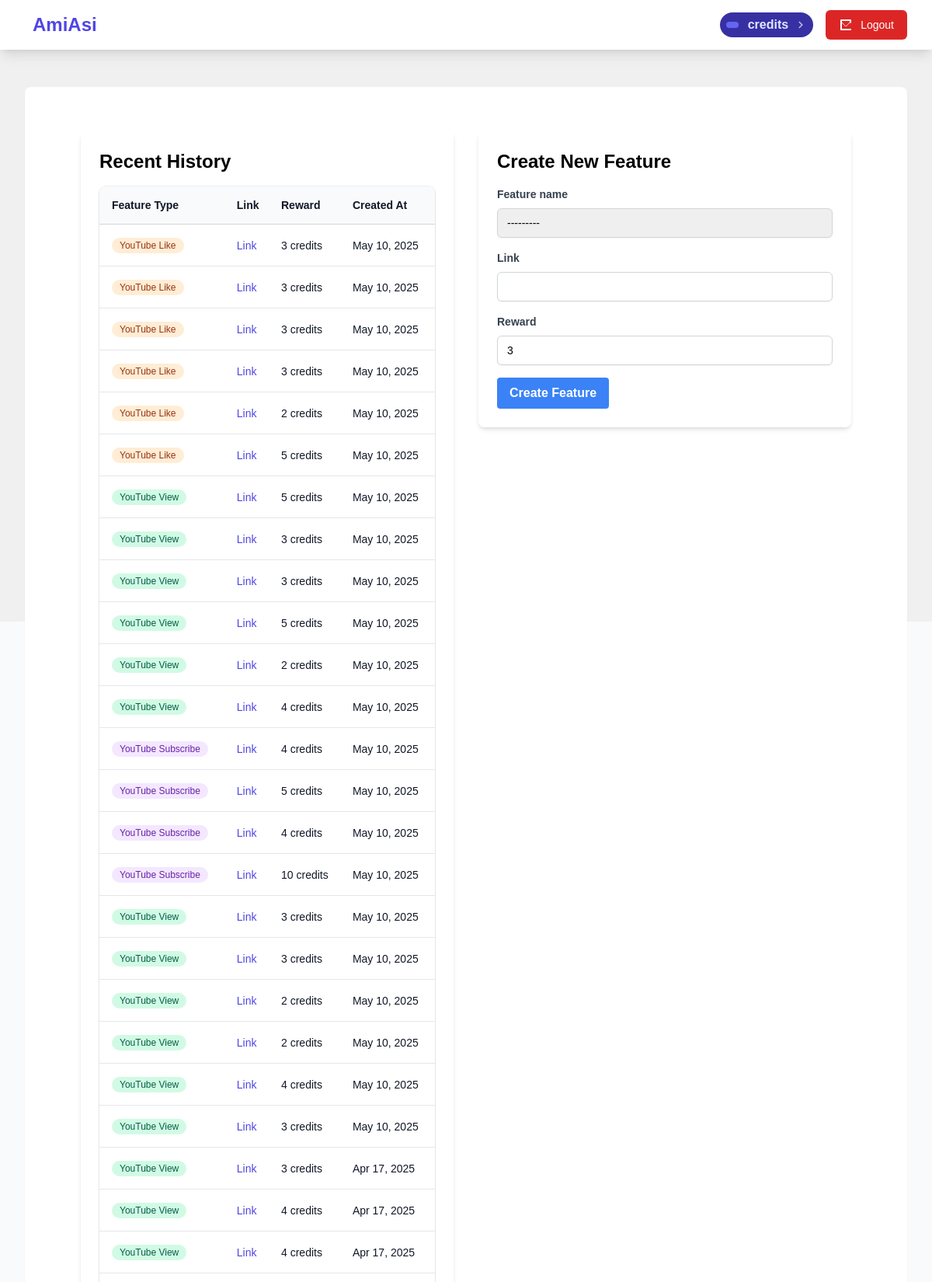
The app's page /feature/ (signed in, upper part) with its own data.
### feature/models.py (models this page shows, shortened)
class Feature(models.Model):
    feature_name = models.CharField(
        max_length=20,
        choices=[
            ('youtube_like', 'YouTube Like'),
            ('youtube_sub', 'YouTube Subscribe'),
            ('youtube_view', 'YouTube View')
        ]
    )
    link = models.CharField(max_length=255, null=True, blank=True)
    reward = models.IntegerField(default=3)
    created_at = models.DateTimeField(auto_now_add=True)
    updated_at = models.DateTimeField(auto_now=True)
    user = models.ForeignKey(User, on_delete=models.CASCADE, related_name="features")

### feature/views.py (the view)
# urls.py: path('', views.create_feature, name='index'),
@login_required
def create_feature(request):
    if request.method == 'POST':
        form = FeatureForm(request.POST)
        if form.is_valid():
            feature = form.save(commit=False)
            feature.user = request.user
            feature.save()
            messages.success(request, 'Feature created successfully!')
            return redirect('feature:index')  # Assuming you have a dashboard URL pattern
        else:
            messages.error(request, 'Please correct the errors below.')
    else:
        form = FeatureForm()
    features = request.user.features.all().order_by('-created_at')
    return render(request, 'feature/index.html', {'form': form, 'features': features})

### feature/forms.py
class FeatureForm(forms.ModelForm):
    class Meta:
        model = Feature
        fields = ['feature_name', 'link', 'reward']
    def __init__(self, *args, **kwargs):
        super().__init__(*args, **kwargs)
        self.fields['feature_name'].widget.attrs.update({'class': 'block w-full appearance-none rounded-md border border-gray-300 px-3 py-2 placeholder-gray-400 shadow-sm focus:border-indigo-500 focus:outline-none focus:ring-indigo-500 sm:text-sm'})
        self.fields['link'].widget.attrs.update({'class': 'block w-full appearance-none rounded-md border border-gray-300 px-3 py-2 placeholder-gray-400 shadow-sm focus:border-indigo-500 focus:outline-none focus:ring-indigo-500 sm:text-sm'})
        self.fields['reward'].widget.attrs.update({'class': 'block w-full appearance-none rounded-md border border-gray-300 px-3 py-2 placeholder-gray-400 shadow-sm focus:border-indigo-500 focus:outline-none focus:ring-indigo-500 sm:text-sm'})

### templates/feature/index.html (shortened to what this page needs)
{% extends 'base.html' %}
{% block content %}
<div class="container mx-auto px-4 py-8">
    <div class="flex gap-8">
        <div class="w-1/2">
            <div class="bg-white rounded-lg shadow-md p-6">
                <h2 class="text-2xl font-bold mb-4">Recent History</h2>
                {% if features %}
                    <div class="mt-4 flow-root">
                        <div class="-mx-4 -my-2 overflow-x-auto sm:-mx-6 lg:-mx-8">
                            <div class="inline-block min-w-full py-2 align-middle sm:px-6 lg:px-8">
                                <div class="overflow-hidden shadow ring-1 ring-black ring-opacity-5 sm:rounded-lg">
                                    <table class="min-w-full divide-y divide-gray-300">
                                        <thead class="bg-gray-50">
                                            <tr>
                                                <th scope="col" class="py-3.5 pl-4 pr-3 text-left text-sm font-semibold text-gray-900">Feature Type</th>
                                                <th scope="col" class="px-3 py-3.5 text-left text-sm font-semibold text-gray-900">Link</th>
                                                <th scope="col" class="px-3 py-3.5 text-left text-sm font-semibold text-gray-900">Reward</th>
                                                <th scope="col" class="px-3 py-3.5 text-left text-sm font-semibold text-gray-900">Created At</th>
                                            </tr>
                                        </thead>
                                        <tbody class="divide-y divide-gray-200 bg-white">
                                            {% for feature in features %}
                                                <tr>
                                                    <td class="whitespace-nowrap py-4 pl-4 pr-3 text-sm text-gray-900">
                                                        {% if feature.feature_name == 'youtube_like' %}
                                                            <span class="inline-flex items-center rounded-full bg-orange-100 px-2.5 py-0.5 text-xs font-medium text-orange-800">{{ feature.get_feature_name_display }}</span>
                                                        {% elif feature.feature_name == 'youtube_sub' %}
                                                            <span class="inline-flex items-center rounded-full bg-purple-100 px-2.5 py-0.5 text-xs font-medium text-purple-800">{{ feature.get_feature_name_display }}</span>
                                                        {% elif feature.feature_name == 'youtube_view' %}
                                                            <span class="inline-flex items-center rounded-full bg-emerald-100 px-2.5 py-0.5 text-xs font-medium text-emerald-800">{{ feature.get_feature_name_display }}</span>
                                                        {% else %}
                                                            <span class="inline-flex items-center rounded-full bg-gray-100 px-2.5 py-0.5 text-xs font-medium text-gray-800">{{ feature.get_feature_name_display }}</span>
                                                        {% endif %}
                                                    </td>
                                                    <td class="whitespace-nowrap px-3 py-4 text-sm text-gray-900">
                                                        <a href="{{ feature.link }}" target="_blank" class="text-indigo-600 hover:text-indigo-900">Link</a>
                                                    </td>
                                                    <td class="whitespace-nowrap px-3 py-4 text-sm text-gray-900">{{ feature.reward }} credits</td>
                                                    <td class="whitespace-nowrap px-3 py-4 text-sm text-gray-900">{{ feature.created_at|date:"M d, Y" }}</td>
                                                </tr>
                                            {% endfor %}
                                        </tbody>
                                    </table>
                                </div>
                            </div>
                        </div>
                    </div>
                {% else %}
                    <p class="text-gray-600">You haven't created any features yet.</p>
                {% endif %}
            </div>
        </div>
        <div class="w-1/2">
            <div class="bg-white rounded-lg shadow-md p-6">
                <h2 class="text-2xl font-bold mb-4">Create New Feature</h2>
                <form method="POST">
                    {% for field in form %}
                        <div class="mb-4">
                            <label class="block text-gray-700 text-sm font-bold mb-2" for="{{ field.id_for_label }}">
                                {{ field.label }}
                            </label>
                            {{ field }}
                        </div>
                    {% endfor %}
                    <button type="submit" class="bg-blue-500 hover:bg-blue-700 text-white font-bold py-2 px-4 rounded focus:outline-none focus:shadow-outline">
                        Create Feature
                    </button>
                </form>
            </div>
        </div>
    </div>
</div>
{% endblock %}

### templates/base.html (shortened to what this page needs)
{% load crispy_forms_tags %}
{% load widget_tweaks %}
<!DOCTYPE html>
<html lang="en" class="h-full bg-gray-50">
<head>
    {% load static %}
    <link rel="stylesheet" href="{% static 'style.css' %}">
    <script src="https://cdn.tailwindcss.com"></script>
</head>
<body class="h-full">
    <header class="bg-white shadow-lg">
        <nav class="mx-auto max-w-7xl px-4 sm:px-6 lg:px-8">
            <div class="flex h-16 justify-between items-center">
                <div class="flex-shrink-0">
                    <a href="/" class="text-2xl font-bold text-indigo-600 hover:text-indigo-500">AmiAsi</a>
                </div>
                <div class="flex items-center space-x-4">
                    {% if user.is_authenticated %}
                            <div onclick="window.location.href='{% url 'credit_request' %}'"  class="cursor-pointer p-2 bg-indigo-800 items-center text-indigo-100 leading-none lg:rounded-full flex lg:inline-flex" role="alert">
                              <span class="flex rounded-full bg-indigo-500 uppercase px-2 py-1 text-xs font-bold mr-3">{{ user.credit }}</span>
                              <span class="font-semibold mr-2 text-left flex-auto">credits</span>
                              <svg class="fill-current opacity-75 h-4 w-4" xmlns="http://www.w3.org/2000/svg" viewBox="0 0 20 20"><path d="M12.95 10.707l.707-.707L8 4.343 6.586 5.757 10.828 10l-4.242 4.243L8 15.657l4.95-4.95z"/></svg>
                            </div>
                        <a href="{% url 'logout' %}"
                           onclick="event.preventDefault(); document.getElementById('logout-form').submit();"
                           class="inline-flex items-center px-4 py-2 text-sm font-medium text-white bg-red-600 border border-transparent rounded-md hover:bg-red-700 focus:outline-none focus:ring-2 focus:ring-offset-2 focus:ring-red-500">
                            Logout
                        </a>
                    {% endif %}
                </div>
            </div>
        </nav>
    </header>
    <main class="mx-auto max-w-7xl px-4 sm:px-6 lg:px-8 py-12">
        <div class="bg-white rounded-lg shadow-sm p-6">
            {% block content %}{% endblock %}
        </div>
    </main>
</body>
</html>

### static/style.css (style rules this page uses)
body { font-family: Arial, sans-serif; margin: 0; padding: 0; background-color: #f0f0f0; }
nav a { margin: 0 10px; text-decoration: none; }

### records on screen
Feature: feature_name "YouTube Like", reward "3", created_at "May 10, 2025"
Feature: feature_name "YouTube Like", reward "3", created_at "May 10, 2025"
Feature: feature_name "YouTube Like", reward "3", created_at "May 10, 2025"
Feature: feature_name "YouTube Like", reward "3", created_at "May 10, 2025"
Feature: feature_name "YouTube Like", reward "2", created_at "May 10, 2025"
Feature: feature_name "YouTube Like", reward "5", created_at "May 10, 2025"
Feature: feature_name "YouTube View", reward "5", created_at "May 10, 2025"
Feature: feature_name "YouTube View", reward "3", created_at "May 10, 2025"
Feature: feature_name "YouTube View", reward "3", created_at "May 10, 2025"
Feature: feature_name "YouTube View", reward "5", created_at "May 10, 2025"
Feature: feature_name "YouTube View", reward "2", created_at "May 10, 2025"
Feature: feature_name "YouTube View", reward "4", created_at "May 10, 2025"
Feature: feature_name "YouTube Subscribe", reward "4", created_at "May 10, 2025"
Feature: feature_name "YouTube Subscribe", reward "5", created_at "May 10, 2025"
Feature: feature_name "YouTube Subscribe", reward "4", created_at "May 10, 2025"
Feature: feature_name "YouTube Subscribe", reward "10", created_at "May 10, 2025"
Feature: feature_name "YouTube View", reward "3", created_at "May 10, 2025"
Feature: feature_name "YouTube View", reward "3", created_at "May 10, 2025"
Feature: feature_name "YouTube View", reward "2", created_at "May 10, 2025"
Feature: feature_name "YouTube View", reward "2", created_at "May 10, 2025"
Feature: feature_name "YouTube View", reward "4", created_at "May 10, 2025"
Feature: feature_name "YouTube View", reward "3", created_at "May 10, 2025"
Feature: feature_name "YouTube View", reward "3", created_at "Apr 17, 2025"
Feature: feature_name "YouTube View", reward "4", created_at "Apr 17, 2025"
Feature: feature_name "YouTube View", reward "4", created_at "Apr 17, 2025"

### other values on screen
{{ field.label }} "Feature name" "Link" "Reward"
